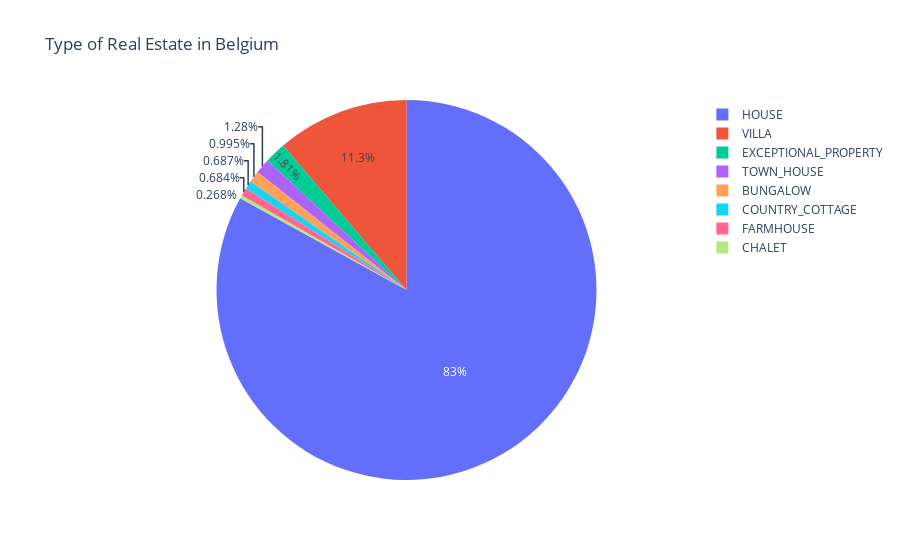

The notebook cell saved with this chart:
### Code cell
fig = px.pie(df, names='subtype', title='Type of Real Estate in Belgium')
fig.show()

### Figure 1 — Plotly figure (JSON) as saved in the notebook; plotly's stock layout.template omitted (floating-point values rounded to 4 significant figures; data arrays with more than 128 entries replaced by an {"elided": "..."} marker saying what was removed)
{"data": [{"domain": {"x": [0, 1], "y": [0, 1]}, "hovertemplate": "subtype=%{label}<extra></extra>", "labels": {"elided": "30554 str values"}, "legendgroup": "", "name": "", "showlegend": true, "type": "pie"}], "layout": {"legend": {"tracegroupgap": 0}, "title": {"text": "Type of Real Estate in Belgium"}}}
